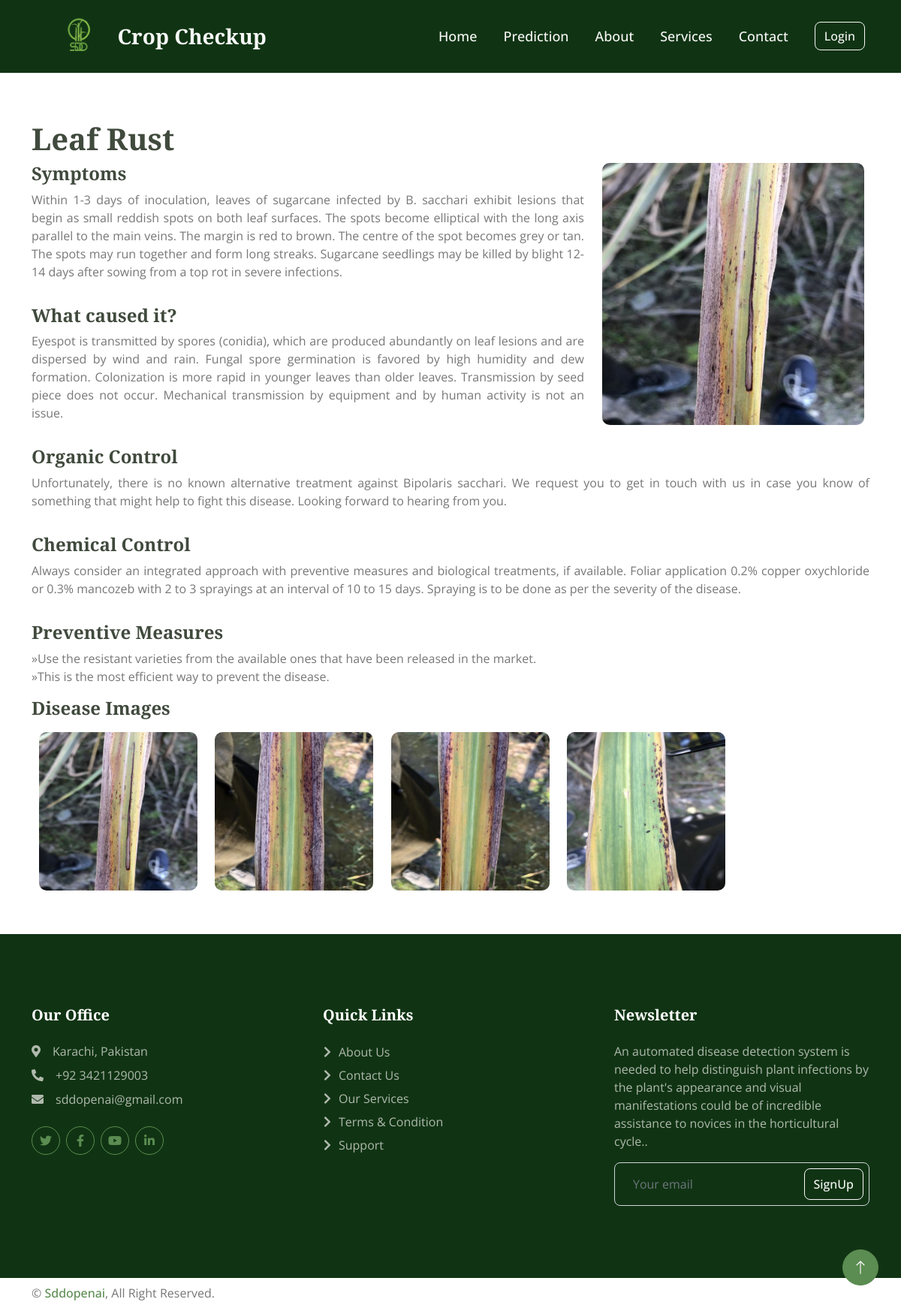
/disease_details/Leaf Rust/, run on the app's committed database.
### uploads/models.py (models this page shows, shortened)
class Treatment(models.Model):
    disease_name = (
        ('Bacterial Blight', 'Bacterial Blight'),
        ('Leaf Rust', 'Leaf Rust'),
        ('Leaf Spot', 'Leaf Spot'),
        ('Mite Insect', 'Mite Insect'),
        ('Red Rot', 'Red Rot'),
        ('Red Rust', 'Red Rust'),
        ('White Fly', 'White Fly'),
        ('Yellow Leaf Virus', 'Yellow Leaf Virus')
        )
    disease = models.CharField(max_length=200, null=True, choices=disease_name)
    symptoms = models.CharField(max_length=1000, null=True)
    caused = models.CharField(max_length=1000, null=True)
    organic_control = models.CharField(max_length=1000, null=True)
    chemical_control = models.CharField(max_length=1000, null=True)
    preventive_measures = models.CharField(max_length=1000, null=True)

### uploads/views.py (the view)
# urls.py: path('disease_details/<str:disease>/', views.disease_details, name='disease_details'),
def disease_details(request, disease):
    treatment = Treatment.objects.get(disease=disease)
    symptoms, caused, organic_control, chemical_control, preventive_measures = get_treatment(treatment)
    context = {
        'treatment': treatment,
        'symptoms': symptoms,
        'caused': caused,
        'organic_control': organic_control,
        'chemical_control': chemical_control,
        'preventive_measures': preventive_measures,
    }
    return render(request, 'disease_details.html', context)

### uploads/utils.py (called while the page is built)
def get_treatment(treatment):
    symptoms = treatment.symptoms
    caused = treatment.caused
    organic_control = treatment.organic_control
    chemical_control = treatment.chemical_control
    preventive_measures = treatment.preventive_measures
    preventive_measures = preventive_measures.split(".")
    return symptoms, caused, organic_control, chemical_control, preventive_measures

### templates/disease_details.html (shortened to what this page needs)
{% extends 'base.html' %}
{% block body %}
{% load static %}
<div class="container mt-5">
    <h1 class="pt-3">{{ treatment.disease }}</h1>
    <div class="row">
      <div class="col-lg-8">
        <h4>Symptoms</h5>
        <p style="text-align: justify">{{symptoms }}</p>
        <h4 class="pt-3">What caused it?</h5>
        <p style="text-align: justify">{{caused }}</p>
      </div>
      <div class="col-lg-4">
        {% if treatment.disease == 'Leaf Rust' %}
        <img class="img-fluid image_disease_page" src="{% static 'img/leaf_rust.jpg' %}" alt="">
        {% elif treatment.disease == 'Bacterial Blight' %}
        <img class="img-fluid image_disease_page" src="{% static 'img/Bacterial Blight.jpg' %}" alt="">
        {% elif treatment.disease == 'Mite Insect' %}
        <img class="img-fluid image_disease_page" src="{% static 'img/mite insect.jpg' %}" alt="">
        {% elif treatment.disease == 'Red Rot' %}
        <img class="img-fluid image_disease_page" src="{% static 'img/Red Rot.jpg' %}" alt="">
        {% elif treatment.disease == 'Leaf Spot' %}
        <img class="img-fluid image_disease_page" src="{% static 'img/Disease/leaf spot2.jpg' %}" alt="">
        {% elif treatment.disease == 'Yellow Leaf Virus' %}
        <img class="img-fluid image_disease_page" src="{% static 'img/Disease/Yellow Leaf Virus3.jpg' %}" alt="">
        {% elif treatment.disease == 'Red Rust' %}
        <img class="img-fluid image_disease_page" src="{% static 'img/Disease/Red_Rust1.jpg' %}" alt="">
        {% elif treatment.disease == 'White Fly' %}
        <img class="img-fluid image_disease_page" src="{% static 'img/Disease/white_fly3.jpg' %}" alt="">
        {% endif %}
      </div>
      <h4 class="pt-3">Organic Control</h5>
        <p style="text-align: justify">{{organic_control }}</p>
        <h4 class="pt-3">Chemical Control</h5>
        <p style="text-align: justify">{{chemical_control }}</p>
        <h4 class="pt-3">Preventive Measures</h5>
        {% for measure in preventive_measures %}
        <li class="treatment_li">{{ measure }}.</li>
        {% endfor %}
    </div>
        <h4 class="pt-3">Disease Images</h4>
        <div style=" max-width: 960px;">
        {% if treatment.disease == 'Leaf Rust' %}
            <img class="img-table-responsive disease_image " src="{% static 'img/leaf_rust.jpg' %}" alt="">
            <img class="img-table-responsive disease_image " src="{% static 'img/Disease/leaf_rust1.jpg' %}" alt="">
            <img class="img-table-responsive disease_image " src="{% static 'img/Disease/leaf_rust2.jpg' %}" alt="">
            <img class="img-table-responsive disease_image " src="{% static 'img/Disease/leaf_rust3.jpg' %}" alt="">
        {% endif %}
        </div>
    </div>
{% endblock body %}

### templates/base.html (shortened to what this page needs)
{% load static %}
<!DOCTYPE html>
<html lang="en">
  <head>
    <link
      href="https://cdnjs.cloudflare.com/ajax/libs/font-awesome/5.10.0/css/all.min.css"
      rel="stylesheet"
    />
    <link
      href="https://cdn.jsdelivr.net/npm/bootstrap-icons@1.4.1/font/bootstrap-icons.css"
      rel="stylesheet"
    />
    <link href="{% static 'lib/animate/animate.min.css' %}" rel="stylesheet" />
    <link
      href="{% static 'lib/owlcarousel/assets/owl.carousel.min.css' %}"
      rel="stylesheet"
    />
    <link href="{% static 'lib/lightbox/css/lightbox.min.css' %}" rel="stylesheet" />
    <link rel="stylesheet" href="https://cdn.plyr.io/3.6.8/plyr.css" />
    <link href="{% static 'css/bootstrap.min.css' %}" rel="stylesheet" />
    <link href="{% static 'css/style.css' %}" rel="stylesheet" />
    <link href="{% static 'css/style1.css' %}" rel="stylesheet" />
  </head>
  <body>
    <nav
      class="navbar navbar-expand-lg navbar-dark sticky-top px-4 px-lg-5"
      style="background: rgb(16 52 19)"
    >
      <a
        href="/"
        class="navbar-brand d-flex align-items-center navbar-logo"
        style=""
      >
        <img
          src="{% static '/img/logo.png' %}"
          class="rounded-circle  "
          width="50"
          style="padding: 0%; margin: 0%"
          alt=""
        />
        <h3 class="m-0 navbar-crop text-light" style="">Crop Checkup</h3>
      </a>
      <div class="collapse navbar-collapse" id="navbarCollapse">
        <div class="navbar-nav ms-auto p-4 p-lg-0">
          <a href="/" class="nav-item nav-link text-light {% if request.path == '/' %}current{% endif %}">Home</a>
          <a href="{% url 'prediction' %}" class="nav-item nav-link text-light ">Prediction</a>
          <a href="{% url 'about' %}" class="nav-item nav-link text-light {% if request.path == '/about' %}current{% endif %}">About</a>
          <a href="{% url 'service' %}" class="nav-item nav-link text-light {% if request.path == '/service' %}current{% endif %}">Services</a>
          <a href="{% url 'contact' %}" class="nav-item nav-link text-light {% if request.path == '/contact' %}current{% endif %}">Contact</a>
      </div>
      {% if authenticate %}
      <div class="dropdown text-center" style="padding-right: 3em">
        <button class="btn dropdown-toggle">
          {% if user.Profile.avatar %}
          <img class="rounded-circle rounded-circle_profile" width="40px" src="{{ user.Profile.avatar.url }}" />
          {% else %}
          <img class="rounded-circle rounded-circle_profile" width="40px" src="{% static '/img/default.png' %}" />
          {% endif %}
        </button>
        <div class="dropdown-menu" aria-labelledby="dropdownMenuButton">
          <a class="dropdown-item" href="{% url 'user' %}">Profile Setting</a>
          <a class="dropdown-item" href="{% url 'logout_Page' %}">Log Out</a>
        </div>
      </div>
      {% else %}
      <div class="text-center">
        <a class="btn btn-outline-light my-2 my-sm-0 " href="{% url 'signin' %}">Login</a>
      </div>
      {% endif %}
      </div>
    </nav>
    {% block body%}{%endblock body%}
    <div
      class="container-fluid footer mt-5 py-5 wow fadeIn"
      style="background: rgb(16 52 19)"
      data-wow-delay="0.1s"
    >
      <div class="container py-5">
        <div class="row g-5">
          <div class="col-lg-4 col-md-6">
            <h5 class="text-white mb-4">Our Office</h5>
            <p class="mb-2">
              <i class="fa fa-map-marker-alt me-3"></i>Karachi, Pakistan
            </p>
            <p class="mb-2">
              <i class="fa fa-phone-alt me-3"></i>+92 3421129003
            </p>
            <p class="mb-2">
              <i class="fa fa-envelope me-3"></i>sddopenai@gmail.com
            </p>
            <div class="d-flex pt-3">
              <a
                class="btn btn-square btn-outline-primary rounded-circle me-2"
                href=""
                ><i class="fab fa-twitter"></i
              ></a>
              <a
                class="btn btn-square btn-outline-primary rounded-circle me-2"
                href="https://www.facebook.com/sddopenai/"  target="_blank"
                ><i class="fab fa-facebook-f"></i
              ></a>
              <a
                class="btn btn-square btn-outline-primary rounded-circle me-2"
                href="https://www.youtube.com/@sddopenai" target="_blank"
                ><i class="fab fa-youtube"></i
              ></a>
              <a
                class="btn btn-square btn-outline-primary rounded-circle me-2"
                href=""
                ><i class="fab fa-linkedin-in"></i
              ></a>
            </div>
          </div>
          <div class="col-lg-4 col-md-6">
            <h5 class="text-white mb-4">Quick Links</h5>
            <a class="btn btn-link" href="{%url 'about'%}">About Us</a>
            <a class="btn btn-link" href="{%url 'contact'%}">Contact Us</a>
            <a class="btn btn-link" href="{%url 'service'%}">Our Services</a>
            <a class="btn btn-link" href="">Terms & Condition</a>
            <a class="btn btn-link" href="">Support</a>
          </div>
          <div class="col-lg-4 col-md-6">
            <h5 class="text-white mb-4">Newsletter</h5>
            <p>
              An automated disease detection system is needed to help
              distinguish plant infections by the plant's appearance and visual
              manifestations could be of incredible assistance to novices in the
              horticultural cycle..
            </p>
            <div class="position-relative w-100">
              <input
                class="form-control bg-transparent w-100 py-3 ps-4 pe-5"
                type="text"
                placeholder="Your email"
              />
              <button
                type="button"
                class="btn btn-outline-light py-2 position-absolute top-0 end-0 mt-2 me-2"
              >
                SignUp
              </button>
            </div>
          </div>
        </div>
      </div>
    </div>
    <div class="container-fluid text-body copyright py-2">
      <div class="container">
        <div class="row">
          <div class="col-md-6 text-center text-md-start mb-3 mb-md-0">
            &copy; <a class="fw-semi-bold" href="#">Sddopenai</a>, All Right
            Reserved.
          </div>
        </div>
      </div>
    </div>
    <a
      href="#"
      class="btn btn-lg btn-primary btn-lg-square rounded-circle back-to-top"
      ><i class="bi bi-arrow-up"></i
    ></a>
  </body>
</html>

### static/css/style.css (style rules this page uses)
.container { overflow-x: hidden; }
:root { --primary: #5b8c51; --secondary: #869183; --light: #f7f7f7; --dark: #404a3d; }
.back-to-top { position: fixed; display: none; right: 30px; bottom: 30px; z-index: 99; }
.fw-semi-bold { font-weight: 500 !important; }
.btn { transition: 0.5s; font-weight: 500; }
.btn-primary, .btn-outline-primary:hover { color: var(--light); }
.btn-square { width: 38px; height: 38px; }
.btn-lg-square { width: 48px; height: 48px; }
.btn-square, .btn-sm-square, .btn-lg-square { padding: 0; display: flex; align-items: center; justify-content: center; font-weight: normal; }
.navbar.sticky-top { top: -100px; transition: 0.5s; }
.navbar .navbar-nav .nav-link { margin-right: 35px; padding: 4px 0; color: var(--dark); font-size: 18px; font-weight: 500; outline: none; }
@media (min-width: 450px) { .navbar-crop { padding-left: 1.65rem; padding-right: 0.65rem; } }
@media (min-width: 450px) { .navbar-logo { padding-left: 2rem; } }
.disease_image { display: inline-block; max-width: 98%; height: auto; width: 22%; margin: 1%; border-radius: 10px; }
.image_disease_page { display: block; max-width: 100%; height: auto; width: 98%; border-radius: 10px; }

### static/css/style1.css (style rules this page uses)
.footer { color: #b0b9ae; }
.footer .btn.btn-link { display: block; margin-bottom: 5px; padding: 0; text-align: left; color: #b0b9ae; font-weight: normal; text-transform: capitalize; transition: 0.3s; }
.footer .btn.btn-link::before { position: relative; content: "\f054"; font-family: "Font Awesome 5 Free"; font-weight: 900; margin-right: 10px; }
.treatment_li { list-style: none; }
.treatment_li::before { content: "\00BB"; }

### data on the page
Treatment: disease "Leaf Rust", symptoms "Within 1-3 days of inoculation, leaves of sugarcane infected by B. sacchari exhibit lesions that begin as small reddish spots on both leaf surfaces. The spots become elliptical with the long axis parallel to the main veins. The margin is red to brown. The centre of the spot becomes grey or tan. The spots may run together and form long streaks. Sugarcane seedlings may be killed by blight 12-14 days after sowing from a top rot in severe infections.", caused "Eyespot is transmitted by spores (conidia), which are produced abundantly on leaf lesions and are dispersed by wind and rain. Fungal spore germination is favored by high humidity and dew formation. Colonization is more rapid in younger leaves than older leaves. Transmission by seed piece does not occur. Mechanical transmission by equipment and by human activity is not an issue.", organic_control "Unfortunately, there is no known alternative treatment against Bipolaris sacchari. We request you to get in touch with us in case you know of something that might help to fight this disease. Looking forward to hearing from you.", chemical_control "Always consider an integrated approach with preventive measures and biological treatments, if available. Foliar application 0.2% copper oxychloride or 0.3% mancozeb with 2 to 3 sprayings at an interval of 10 to 15 days. Spraying is to be done as per the severity of the disease."

### other printed values
{{ measure }} "Use the resistant varieties from the available ones that have been released in the market" "This is the most efficient way to prevent the disease"
